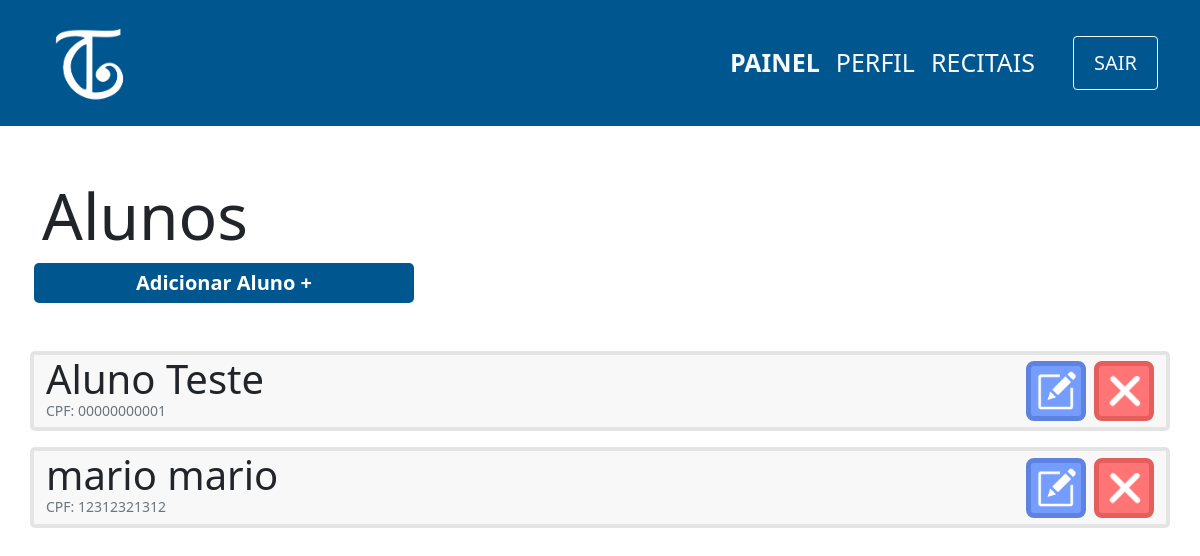
Page /view/aluno/index.php (signed in) on the earlier database version.
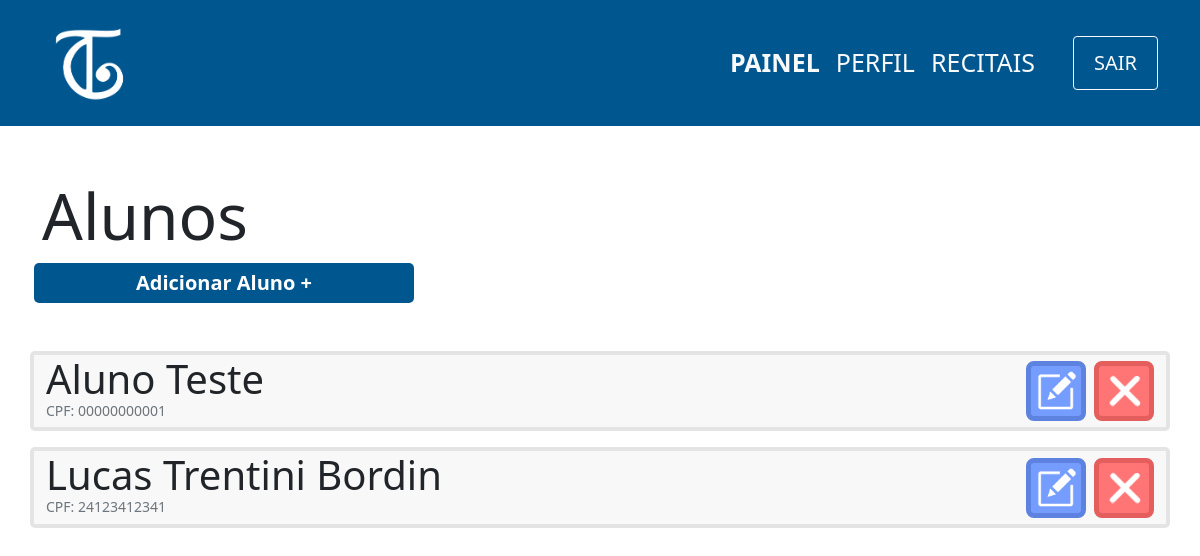
Same page on the later database version.
### tables this page shows
CREATE TABLE aluno(
                id INTEGER PRIMARY KEY,
                cpf varchar(11) not null,
                nome varchar(100) not null,
                username varchar(100) UNIQUE not null,
                responsavel varchar(100),
                data_nasc date not null,
                senha varchar(100) not null,
                email varchar(100) UNIQUE not null                    
            );

### controller/aluno/index.php (called while the page is built)
<?php
    require '../../db/connection.php';
    try {
        $sql=$db->prepare('SELECT nome,id,cpf FROM aluno');
        $sql->execute();
        $alunos=$sql->fetchAll(PDO::FETCH_ASSOC);
    } catch (PDOException $e) {
        echo 'Erro ao executar comando no banco de dados: ' . $e->getMessage();
        exit();
    }

### view/aluno/index.php (the view, shortened to what this page needs)
<?php
    include '../../layouts/navbar.php';
    include '../../controller/aluno/index.php';
?>
<div class="container">
    <div class="row mt-5">
        <h1 class="mt-1 display-3">Alunos</h1>
        <span class="btn-principal col-md-4 col-sm-12 mx-1 text-center mb-5" onclick="location.href='cadastro.php'">
            <a href="cadastro.php">Adicionar Aluno +</a>
        </span>
        <?php
            foreach($alunos as $aluno){
                echo'
                    <div class="col-12 card d-flex flex-row mb-3 justify-content-between">
                        <div class="d-flex flex-column">
                            <p class="m-0 display-6">'.$aluno['nome'].'
                            </p>
                            <p class="m-0 text-muted display-3 mb-2" style="font-size:14px">CPF:
                                '.$aluno['cpf'].'
                            </p>
                        </div>
                        <div class="d-flex align-items-center">
                            <button onclick="location.href=\'edit.php?id='.$aluno['id'].'\';" class="btn-editar mx-2">
                                <img src="../../images/edit-icon.png" width=40px>
                            </button>
                            <button onclick="location.href=\'../../controller/aluno/delete.php?id='.$aluno['id'].'\';" class="btn-remover">
                                <img src="../../images/delete-icon.png" width=40px>
                            </button>
                        </div>
                    </div>';
            }
        ?>
    </div>
</div>

Differences in the rows shown:
changed aluno: nome "mario mario" → "Lucas Trentini Bordin"; cpf "12312321312" → "24123412341"
